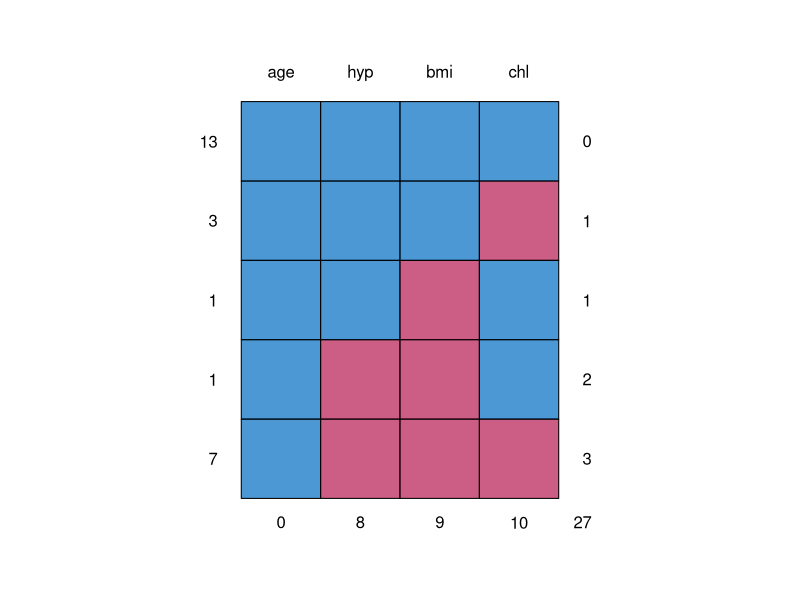
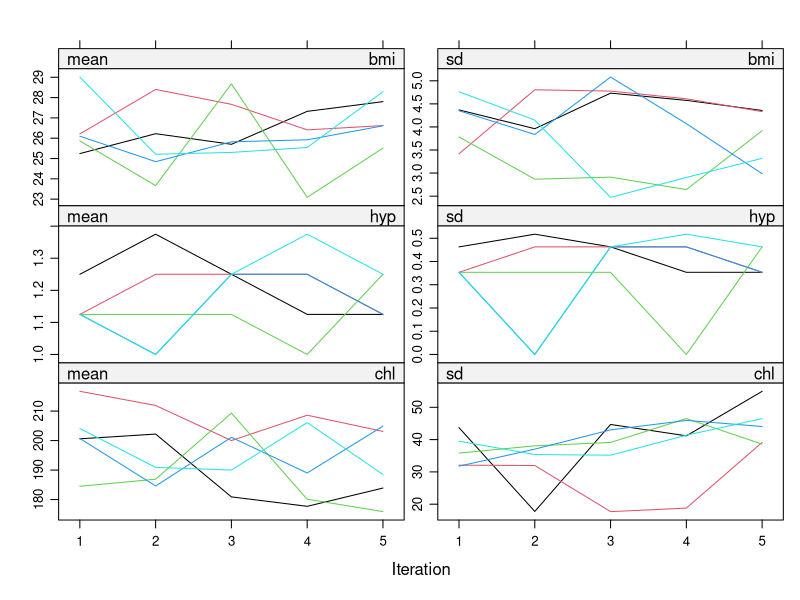
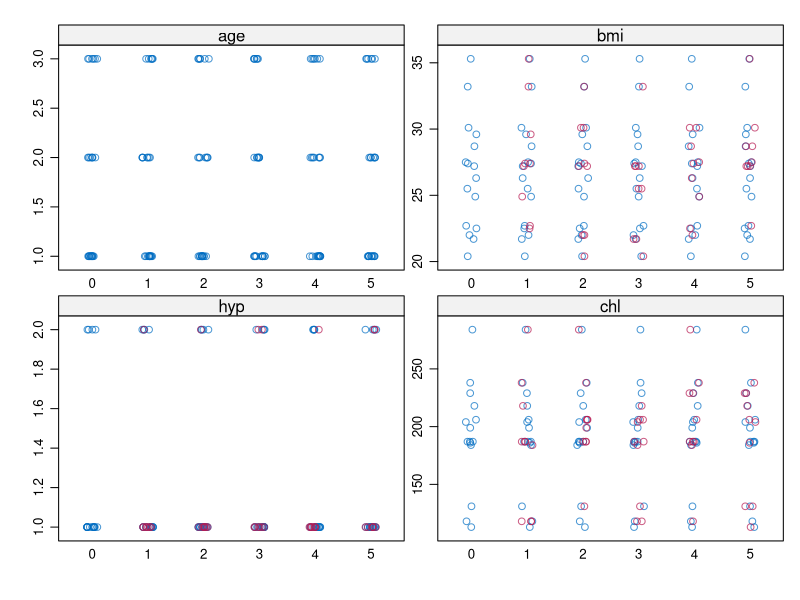
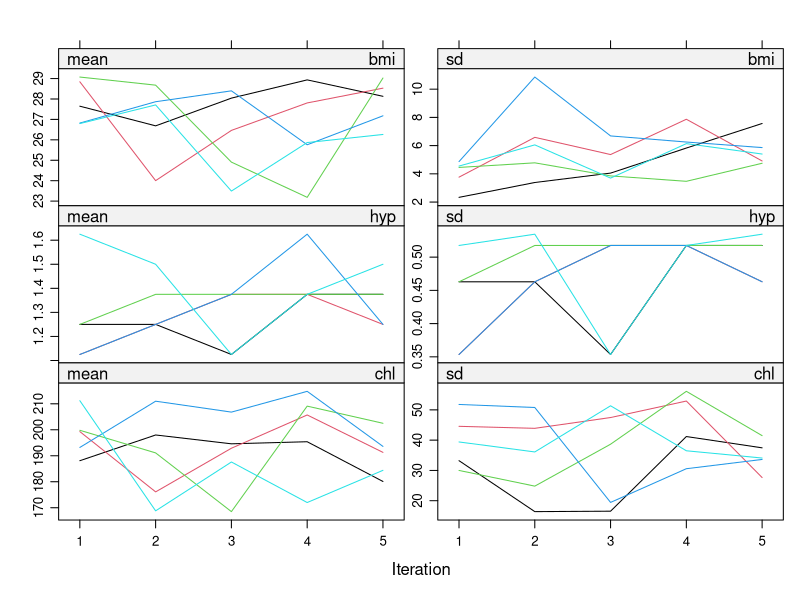

Generate these figures, in order, with R:
# An introduction to mice


# Intro to Rstudio --------------------------------------------------------

# A quick intro to Rstudio
# Panels: Console; Source, Environment; Files
# Good practice: write scripts
# Use projects
# Use templates
# <- vs =
# Code formatting and Ctrl/Cmd-I

# mice computational resource ---------------------------------------------

# The mice package can be found at:
# https://cran.r-project.org/web/packages/mice/index.html
# GitHub page is here:
# https://github.com/stefvanbuuren/mice
# A number of vignettes and code examples at the bottom of that page
# The whole mice book is here:
# https://stefvanbuuren.name/fimd/sec-selective.html

# The mice package --------------------------------------------------------

library(mice)

# The data set we will use is nhanes:
help(nhanes)
head(nhanes)
str(nhanes)
summary(nhanes)
# 4 variables
# Age group, ordinal
# BMI
# Hypertensive (1 = no, 2 = yes)
# Cholesterol level
# We are interested in predicting cholesterol level from the other variables

# Show the missingness pattern
md.pattern(nhanes)
# Blue = observed, pink = missing

# Fit a first regression model
fit = lm(bmi ~ ., data = nhanes)
summary(fit)
# No warnings but how many values did it fit to?
fit$fitted.values


# Single imputation -------------------------------------------------------

# NOTE: the mice command has a seed argument due to its use of random sampling, so if you want repeatable results please include it below, e.g. seed = 123

# Get the missing values filled in by basic mean imputation
imp = mice(nhanes, method = "mean", m = 1, maxit = 1)
str(imp)

# Access the complete data with 
complete(imp)
# Can check this with colMeans(nhanes, na.rm = TRUE)

# A better version is with regression imputation
imp2 = mice(nhanes, method = "norm.predict", m = 1, maxit = 1)
str(imp2)
complete(imp2)

# Could now run the regression on the completed data
fit2 = lm(bmi ~ ., data = complete(imp2))
summary(fit2)
# Look at the standard errors - all gone down

# Another version - this time use the stochastic regression approach
imp3 = mice(nhanes, method = "norm.nob", m = 1, maxit = 1)
fit3 = lm(bmi ~ ., data = complete(imp3))
summary(fit3)

# Multiple imputation -----------------------------------------------------

# The default mice arguments is for 5 imputations, over 5 iterations where the default methods are c("pmm", "logreg", "polyreg", "polr") corresponding to numeric data, binary factor data, multi-level factor data, and multi-level ordered factor data respectively

imp4 = mice(nhanes) # Can add m = 3 for different numbers of imputed data sets

# Show the different imputed data sets
imp4$imp
# The columns are the different imputed values for each missing observation

# You can export these data sets in different formats
complete(imp4, "long") 
# The original data set only had nrow(nhanes) = 25 observations
# This now as 5*25 = 125 rows
# You can also do it by binding the columns together with 
# complete(imp4, "broad")
# complete(imp4, "repeated") # Similar to above but each column repeated

# One thing you might have noticed is the predictor matrix
imp4
# This says which variables are used to impute the others
# If you want to change the predictor matrix you can extract it, change it, then give it back to mice
pred = imp4$predictorMatrix
# Suppose you don't want hyptension to help you impute the variables
# This might occur when you have known collinearity or many variables
pred[ ,"hyp"] <- 0
pred
imp5 = mice(nhanes, pred = pred, print = FALSE)
# There are some convenience functions for quickly selecting which predictors are used for the imputation (see ?quickpred)


# Finer algorithm details -------------------------------------------------

# The default plotting uses (slightly ugly) lattice plots
plot(imp5)
# The rows of the plot specify the iteration number (note this is the iteration not the number of imputations which is the different lines). 
# If it has 'worked' then the lines should jump around and not lie parallel
# Remember - no age as it's fully observed
# It's often worth increasing the number of iterations to get a better picture of convergence

# A strip plot can be obtained to see the behaviour of the imputed values
stripplot(imp5)
# Should show the missing data (red) against the observed (blue)

# The methods used to perform the imputation for each variable can be found via:
imp5$method
# These are all numeric variables so partial mean matching was used everywhere - this seems wrong...

# We can manually change the types of these variables, or we can just use the ...
str(nhanes2)
# ... data set

imp6 = mice(nhanes2, print = FALSE)
imp6$method

# Now look at the imputed values
complete(imp6)


# The full list of methods is given as:
methods(mice)

# We can extract the method from the last run and re-do it with a new method
meth_new = imp6$meth 
meth_new[2] = "norm" # ?mice.impute.norm - Bayesian LR

imp7 = mice(nhanes2, method = meth_new, print = FALSE)
imp7$method
plot(imp7)


# Running models with imputed data sets -----------------------------------

# You can fit a model using the imputed object from a mice run
fit4 = with(imp7, lm(bmi ~ chl + age + hyp)) # Annoyingly doesn't work with a data argument, or .
summary(fit4) # This has fitted the model to each data set in turn

# We can pick out individual fits, e.g.
summary(fit4$analyses[[2]])

# We can combine these fits together into one model
pool_fit = pool(fit4)
summary(pool_fit)

# pool_fit contains even more info
pool_fit
# lambda measures the proportion of total variance due to missingness the influence of the missing data on the model
# riv is the residual increase in variance due to to missingness
# fmi is the fraction of missing information
# If these values are high (fmi > 0.5?) then this indicates a poorly fitting imputation model. You might want to remove some of the variables from the imputation predictor matri
